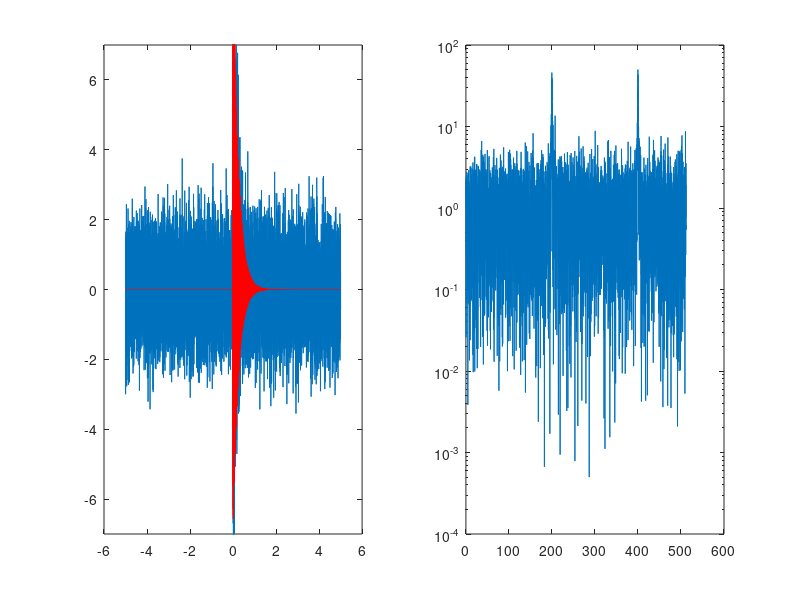

Here is the MATLAB script that generated this plot: (Note: this script raises an error after producing the figure.)
% bayespec.m
%
% Bayesian spectral estimation following Bretthorst
%
% James clark james.clark@ligo.org

clear
close all

%% General
fs=1024;

%% Signal
% fc=200;
% bw=0.05;
% signal = gauspuls(time,fc,bw);

time = -5:1/fs:5;
% time = 0:512;%fs;
fc = 200;
B1 = 5;
alpha = -1/0.25;
signal = B1*cos(2*pi*fc*time).*exp(time*alpha) + ...
    B1*sin(2*2*pi*fc*time+1).*exp(time*alpha);

signal(time<0) = 0;

%% Get PMNS signal
% filename='waveforms/waveforms.hdf5';
% 
% signal=h5read(filename,['/' 'apr_135135']);
% 
% signal=signal/max(signal);
% 
% time=0:1/fs:length(signal)/fs - 1/fs;


%% Noise

noise = randn(1,length(time));

%% Data

data=signal+noise;

figure
subplot(121)
plot(time,data)
hold on
plot(time,signal,'r')
ylim([-7,7]);

Fmin=1500;
data_f = fft(data);
Cw = abs(data_f).^2;
Cw = 1/length(data) * Cw;
f = [ 0:length(data)/2 , -length(data)/2+1:-1 ]'/ (length(data)/fs);
f = f(f>=0 & f<=fs/2);
Cw = Cw(f>=0 & f<=fs/2);

subplot(122)
semilogy(f,Cw)
% xlim([0,0.5])
% ylim([0,100])

% return

%% Analysis


alpha=-0.1:0.001:0.1;

% Preallocate
[prob, omega] = lorentzspec(data,-5,fs);
[Omega, Alpha] = meshgrid(omega,alpha);
prob_spec = zeros(length(omega),length(alpha));

for a=1:length(alpha)
    [prob, omega] = lorentzspec(data,alpha(a),fs);
    prob_spec(:,a) = prob;
end

prob_freq = sum(prob_spec,2);
prob_alpha = sum(prob_spec);

% prob_freq = lorentzspec(data,0,fs);

% Create spectral estimator
h = spectrum.periodogram;
Hpsd = psd(h, data, 'Fs', fs);
F = Hpsd.Frequencies;
P = Hpsd.Data;

%% Plot results

figure('Position', [100, 100, 800, 400]);
subplot(1,2,1)
plot(alpha,prob_alpha)
subplot(1,2,2)
semilogy(f,prob_freq)


% figure
% surf(Omega/(2*pi),Alpha,log10(prob_spec'),'EdgeColor','none')

